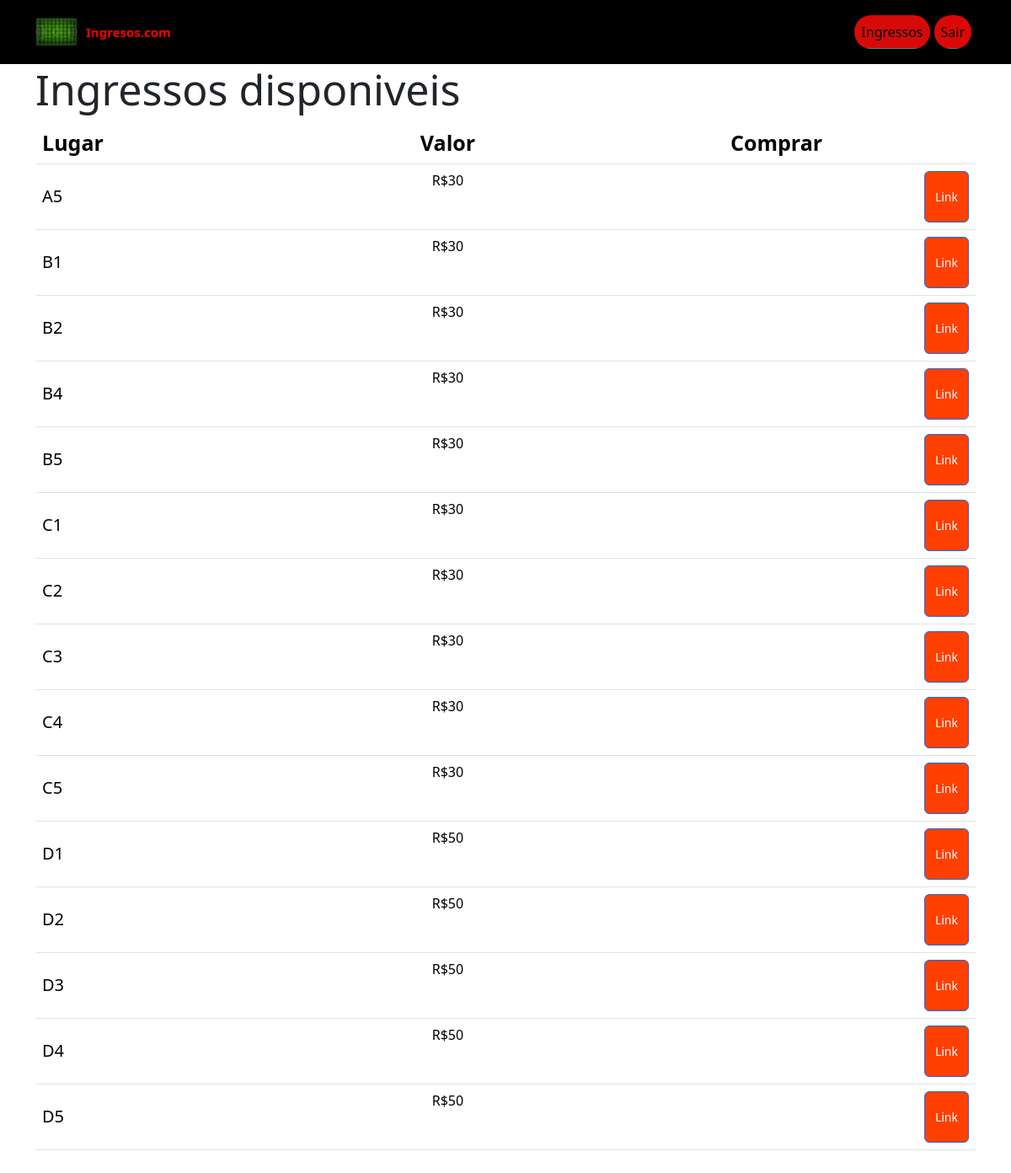
The app's page / (signed in) with its own data.
### compras/models.py (models this page shows)
class Reserva(models.Model):
    email = models.EmailField(default='')
    valor = models.IntegerField()
    lugar = models.CharField(max_length=3)
    comprado = models.BooleanField(default=False)

### compras/views.py (the view)
# urls.py: path('', views.comprar, name='comprar'),
@login_required
def comprar(request):
    context = {
        'ingressos': Reserva.objects.filter(comprado=False)
    }
    return  render (request, 'comprar.html', context)

### compras/templates/comprar.html (shortened to what this page needs)
{% extends "base.html" %}
{% block content %}
    <div class="container">
        <h2 class="display-4" style="font-size: 50px;">Ingressos disponiveis</h2>
        <div class="table-responsive" text-align="center">
            <table class="table">
                <thead>
                    <tr>
                        <th style="font-size: 25px;">Lugar</th>
                        <th class="text-center" style="font-size: 25px;">Valor</th>
                        <th class="text-center" style="font-size: 25px;">Comprar</th>
                    </tr>
                </thead>
                <tbody>
                    {% for  Reserva in ingressos %}
                    <tr>
                        <td style="line-height: 60px;font-size: 20px;" > {{Reserva.lugar}}</td>
                        <td class="text-center" ><p>R${{Reserva.valor}}</p></td>
                        <td class="text-center">
                            <a href={% url 'transacao' Reserva.lugar %}>
                                <button class="btn btn-primary btn-block text-center d-block pull-right" type="button" style="float: right ; height: 61px;background-color: #ff4000;"><small>Link</small></button></td>
                    </tr>
                    {% endfor %}
                </tbody>
            </table>
        </div>
    </div>
    <div class="container">
        <div class="table-responsive">
        </div>
    </div>
{% endblock content %}

### compras/templates/base.html (shortened to what this page needs)
{% load static %}
<html data-bs-theme="light" lang="en">
<head>
    <link rel="stylesheet" href={% static 'css/styles.css' %}>
    <link rel="stylesheet" href={% static 'css/card.css' %}>
    <nav class="navbar navbar-expand-md bg-body py-3" style="background: linear-gradient(#000000 100%, white 100%);">
        <div class="container"><a class="navbar-brand d-flex align-items-center" href="#"><img src={% static 'imgs/logo.png' %} style="width: 50px;margin-right: 10px;"><span style="color: #ff0000;font-size: 15px;font-weight: bold;text-align: left;">Ingresos.com</span></a>
            <div class="collapse navbar-collapse" id="navcol-1">
                <ul class="navbar-nav ms-auto">
                    {% if user.is_authenticated %}
                    <li class="nav-item"><a class="nav-link active" href="/" style="color: var(--bs-emphasis-color);text-align: center;background: linear-gradient(rgba(255,0,0,0.83) 97%, rgba(56,163,165,0.7250000000000012) 99%, #38a3a5 100%, black 100%, white 100%), linear-gradient(rgba(56,163,165,0.34) 97%, rgba(56,163,165,0.7250000000000012) 99%, #38a3a5 100%, black 100%, white 100%);border-radius: 20px;margin-right: 5px;">Ingressos</a></li>
                    {% endif %}
                    <li class="nav-item"><a class="nav-link active" href="/accounts/logout" style="color: var(--bs-navbar-active-color);text-align: center;background: linear-gradient(rgba(255,0,0,0.85) 97%, rgba(56,163,165,0.7250000000000012) 99%, #38a3a5 100%, black 100%, white 100%), linear-gradient(rgba(56,163,165,0.34) 97%, rgba(56,163,165,0.7250000000000012) 99%, #38a3a5 100%, black 100%, white 100%);border-radius: 20px;margin-right: 5px;">Sair</a></li>
                </ul>
            </div>
        </div>
    </nav>
    <div>
</head>
<body>
    {% block content %} {% endblock %}
</body>
</html>

### compras/static/css/card.css (style rules this page uses)
* { border: 0; box-sizing: border-box; margin: 0; padding: 0; }

### records on screen
Reserva: lugar "A5", valor "30"
Reserva: lugar "B1", valor "30"
Reserva: lugar "B2", valor "30"
Reserva: lugar "B4", valor "30"
Reserva: lugar "B5", valor "30"
Reserva: lugar "C1", valor "30"
Reserva: lugar "C2", valor "30"
Reserva: lugar "C3", valor "30"
Reserva: lugar "C4", valor "30"
Reserva: lugar "C5", valor "30"
Reserva: lugar "D1", valor "50"
Reserva: lugar "D2", valor "50"
Reserva: lugar "D3", valor "50"
Reserva: lugar "D4", valor "50"
Reserva: lugar "D5", valor "50"
